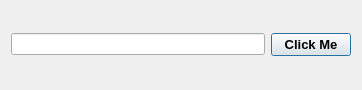
<?xml version="1.0" encoding="UTF-8"?>
<ui version="4.0">
 <class>Dialog</class>
 <widget class="QDialog" name="Dialog">
  <property name="geometry">
   <rect>
    <x>0</x>
    <y>0</y>
    <width>362</width>
    <height>90</height>
   </rect>
  </property>
  <property name="windowTitle">
   <string>Dialog</string>
  </property>
  <layout class="QVBoxLayout" name="verticalLayout">
   <item>
    <layout class="QHBoxLayout" name="horizontalLayout">
     <item>
      <widget class="QLineEdit" name="lineEdit"/>
     </item>
     <item>
      <widget class="QPushButton" name="pushButton">
       <property name="font">
        <font>
         <pointsize>10</pointsize>
         <bold>true</bold>
        </font>
       </property>
       <property name="text">
        <string>Click Me</string>
       </property>
      </widget>
     </item>
    </layout>
   </item>
  </layout>
 </widget>
 <resources/>
 <connections/>
</ui>
